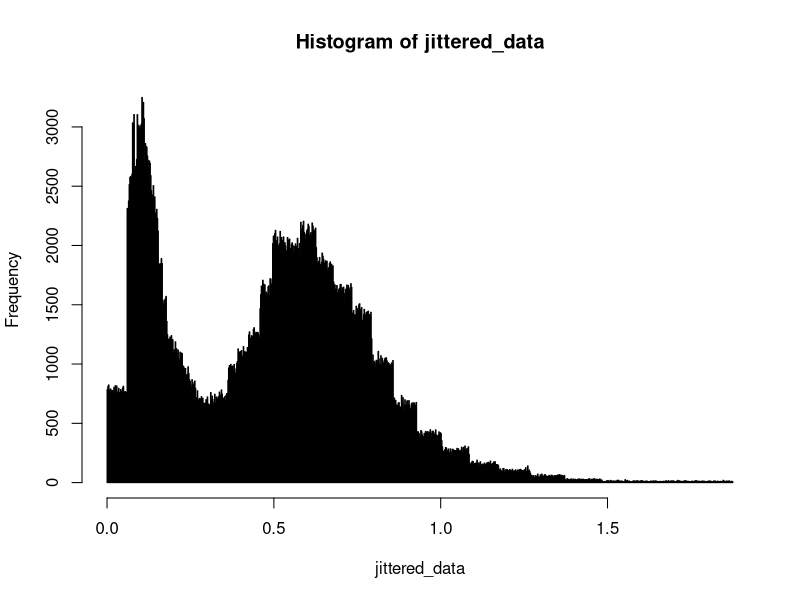

Write the R code that produced this figure. (Note: this script raises an error after producing the figure.)
## ---- chunk 1
knitr::opts_chunk$set(echo = TRUE, message=FALSE, warning=FALSE)
library(tidyverse)
## ---- chunk 2
data = read.csv("1_snow_particles.csv")
num_inbin = length(data$X)
num_part = data$particles.detected[1]
for (i in 1:length(data$X)) {
  num_inbin[i] = round(data$retained....[i] / 100 * num_part)
}
#jitter the data
n = sum(num_inbin)
counter = 0
jittered_data = rep(0, n)
data$endpoint[52] = 3.25 
for (i in 1:length(num_inbin)) {
  interval_length = data$endpoint[i] - data$startpoint[i]
  for(j in 1:num_inbin[i]) {
    if (num_inbin[i] == 0) {
      next
    }
    jittered_data[j + counter] = data$startpoint[i] + 
      runif(1, min = 0, max = interval_length)
  }
  counter = counter + num_inbin[i]
}
breaks = seq(from = 0, to = 3, by = 0.01)
hist(jittered_data, breaks=1000) # histogram of jittered data
## ---- chunk 3
#function to sample from a Gaussian mixture model
rbilnorm <- function(N, mu1, mu2, sigma1, sigma2, tau){
  ind <- I(runif(N) > tau)
  X <- rep(0,N)
  X[ind] <- rlnorm(sum(ind), mu1, sigma1)
  X[!ind] <- rlnorm(sum(!ind), mu2, sigma2)
  return(X)
}

#pdf from the Gaussian mixture model
dbilnorm <- function(x, mu1, mu2, sigma1, sigma2, tau){
  y <- (1-tau)*dlnorm(x, mu1, sigma1) + tau * dlnorm(x, mu2, sigma2)
  return(y)
}

#EM algorithm for GMMM
EM = function(x, mu1, mu2, sigma1, sigma2, tau) {
  n = length(x)
  lold = 0
  lnew = 10
  while (abs(lold-lnew) > 10^-2) {
    #calculate log likelihood for convergence criteria
    lold = sum(log((1 - tau)*dlnorm(x, mean = mu1, sd = sigma1) + tau * dlnorm(x, mean = mu2, sd = sigma2)))
    p = dlnorm(x, mean = mu2, sd = sigma2) * tau / dbilnorm(x, mu1, mu2, sigma1, sigma2, tau)
    #update the parameters according to ML estimator of slide 15, week 7
    tau = 1/n * sum(p)
    mu1 = sum(log(x) * (1 - p)) / sum(1 - p)
    mu2 = sum(log(x) * p) / sum(p)
    sigma1 = sqrt(sum((1 - p) * ((log(x) - mu1)^2)) / sum(1 - p))
    sigma2 = sqrt(sum(p * ((log(x) - mu2)^2)) / sum(p))
    #calculate log likelihood for convergence criteria
    lnew = sum(log((1 - tau)*dlnorm(x, mean = mu1, sd = sigma1) + tau * dlnorm(x, mean = mu2, sd = sigma2)))
  }
  return(c(mu1, mu2, sigma1, sigma2, tau))
}

mu1 <- -3
mu2 <- -0.5
sigma1 <- 0.3
sigma2 <- 0.4
tau <- 0.7
estim = EM(jittered_data, mu1, mu2, sigma1, sigma2, tau)
## ---- chunk 4
cdfbilognorm = function(x, mu1, mu2, sigma1, sigma2, tau) {
  y <- (1 - tau) * plnorm(x, mu1, sigma1) + tau * plnorm(x, mu2, sigma2)
  return(y)
}

negloglikelihood = function(par) {
  logli = 0
  mu1 = par[1]
  mu2 = par[2]
  sigma1 = par[3]
  sigma2 = par[4]
  tau = par[5]
  for (i in 1:length(data$X)) {
    logli = logli + (num_inbin[i]) * log((cdfbilognorm(data$endpoint[i], mu1, mu2, sigma1, sigma2, tau) - 
                       cdfbilognorm(data$startpoint[i], mu1, mu2, sigma1, sigma2, tau)))
  }
  return(-logli)
}
out = optim(estim, negloglikelihood)
estim_opt = as.numeric(unlist(out[1]))
mu1_opt = estim_opt[1]
mu2_opt = estim_opt[2]
sigma1_opt = estim_opt[3]
sigma2_opt = estim_opt[4]
tau_opt = estim_opt[5]
x_grid = seq(from = 0, to = 3, by = 0.01)
pdf_est = dbilnorm(x_grid, mu1_opt, mu2_opt, sigma1_opt, sigma2_opt, tau_opt)
jittered_pdf = density(x = jittered_data)
plot(jittered_pdf)
lines(x_grid, pdf_est, col = "red")
## ---- chunk 5
n_bootstrap = 5000 # number of bootstrap samples
ndata_boot = 500 # number of data in bootstrap sample
bootstrap_data = matrix(nrow = ndata_boot, ncol = n_bootstrap) 
for (i in 1:n_bootstrap) {
  set.seed(i) # different seed for each bootstrap data
  bootstrap_data[, i] = rbilnorm(ndata_boot, mu1_opt, mu2_opt, sigma1_opt, sigma2_opt, tau_opt)
}
#bin the bootstrap data
binned_bootstrap_data = matrix(nrow = length(data$X), ncol = n_bootstrap)
for (i in 1:n_bootstrap) {
  for (j in 1:length(data$X)) {
    counter = 0
    for (k in 1:ndata_boot) {
      if (data$startpoint[j] <= bootstrap_data[k, i] && data$endpoint[j] > bootstrap_data[k, i]) {
        counter = counter + 1
      }
    }
    binned_bootstrap_data[j, i] = counter # number of data points in j-th bin
  }
}

# jitter the binned bootstrap samples
jittered_boot_data = matrix(nrow = ndata_boot, ncol = n_bootstrap)
for (k in 1:n_bootstrap) {
  counter = 0
  for (i in 1:length(data$X)) {
    interval_length = data$endpoint[i] - data$startpoint[i]
    for(j in 1:binned_bootstrap_data[i, k]) {
      if (binned_bootstrap_data[i, k] == 0) {
        next
      }
      jittered_boot_data[j + counter, k] = data$startpoint[i] + 
        runif(1, min = 0, max = interval_length)
    }
    counter = counter + binned_bootstrap_data[i, k]
  }
}

#estimate the parameters for each bootstrap sample
estim_boot = matrix(nrow = 5, ncol = n_bootstrap)
for (i in 1:n_bootstrap) {
  estim_boot[, i] = EM(jittered_boot_data[, i], mu1, mu2, sigma1, sigma2, tau)
}
estim_boot_opt = matrix(nrow = 5, ncol = n_bootstrap)
for (i in 1:n_bootstrap) {
  out = optim(estim_boot[, i], negloglikelihood)
  estim_boot_opt[, i] = as.numeric(unlist(out[1]))
}
 
#Calculate the kolmogorov smirnoff statisitc
#create data to use for ecdf for binned data
counter = 0
ecdf_data = rep(0, n)
for (i in 1:length(num_inbin)) {
  interval_length = data$endpoint[i] - data$startpoint[i]
  for(j in 1:num_inbin[i]) {
    if (num_inbin[i] == 0) {
      next
    }
    ecdf_data[j + counter] = data$endpoint[i] 
  }
  counter = counter + num_inbin[i]
}
ecdf_binned = ecdf(ecdf_data)
grid = seq(from = 0, to = 3.25, by = 0.01)
kol_smir = 0 
for (i in 1:length(grid)) {
  a = abs(ecdf_binned(grid[i]) - 
            cdfbilognorm(grid[i], mu1_opt, mu2_opt, sigma1_opt, sigma2_opt, tau_opt))
  if (a > kol_smir) {
    kol_smir = a
  }
}

#calculate T_b^*
T_b = rep(0, n_bootstrap)
for (k in 1:n_bootstrap) {
  counter = 0
  ecdf_boot_data = rep(0, ndata_boot)
  for (i in 1:length(data$X)) {
    interval_length = data$endpoint[i] - data$startpoint[i]
    for(j in 1:binned_bootstrap_data[i, k]) {
      if (binned_bootstrap_data[i, k] == 0) {
        next
      }
      ecdf_boot_data[j + counter] = data$endpoint[i] 
    }
    counter = counter + binned_bootstrap_data[i, k]
  }
  ecdf_boot = ecdf(ecdf_boot_data)
  for (j in 1:length(grid)) {
    a = abs(ecdf_boot(grid[j]) - 
              cdfbilognorm(grid[j], estim_boot_opt[1, k], estim_boot_opt[2, k], 
                           estim_boot_opt[3, k], estim_boot_opt[4, k], estim_boot_opt[5, k]))
    if (a > T_b[k]) {
      T_b[k] = a
    }
  }
}

#calculate the estimated p value
a = 0
for (k in 1:n_bootstrap) {
  if (T_b[k] > kol_smir) {
    a = a + 1
  }
}
p = 1 / (n_bootstrap + 1) * (a + 1)
print(p)
